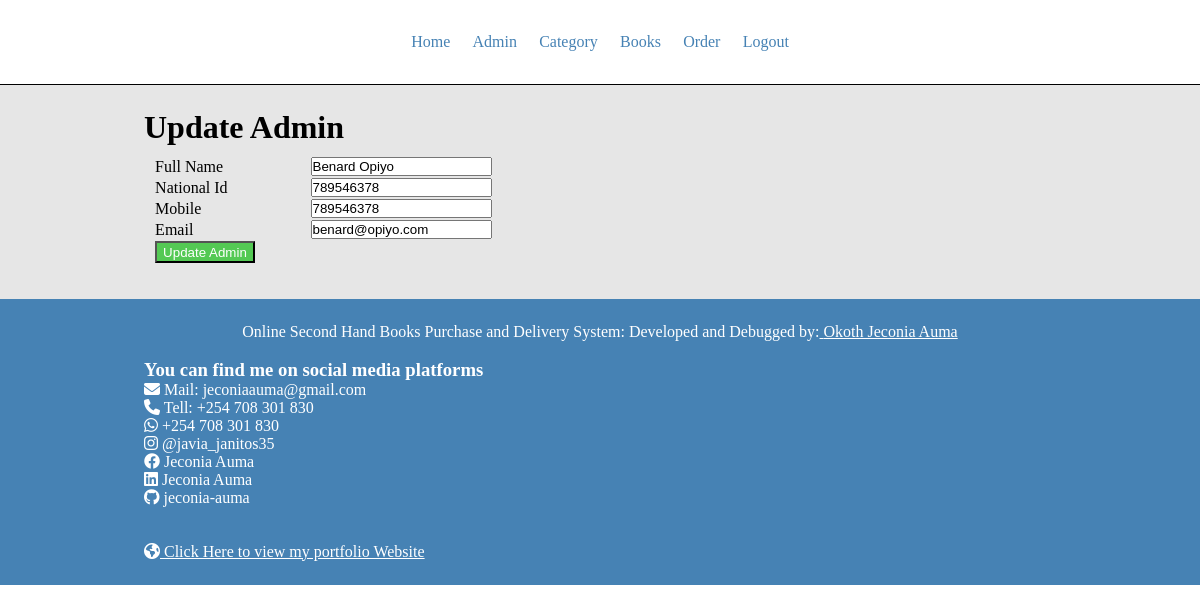
The page /admin/update-admin.php?id=1251 (signed in) on the database its author committed.
### tables this page shows
CREATE TABLE `users` (
  `id` int(11) NOT NULL,
  `full_name` varchar(100) NOT NULL,
  `national_id` int(11) NOT NULL,
  `mobile` int(11) DEFAULT NULL,
  `email` varchar(100) NOT NULL,
  `password` varchar(255) NOT NULL,
  `user_type` varchar(10) NOT NULL
);

### admin/update-admin.php (the view, shortened to what this page needs)
<?php include('partials/menu.php'); ?>
<?php
    $id = $_GET['id'];
    $sql = "SELECT * FROM users WHERE id=$id";
    $res = mysqli_query($conn, $sql);
    if($res == TRUE){
        $count = mysqli_num_rows($res);
        if($count == 1){
            $row = mysqli_fetch_assoc($res);
            $full_name = $row['full_name'];
            $national_id = $row['national_id'];
            $mobile = $row['mobile'];
            $email = $row['email'];
        }
    }
?>
<div class="container">
    <div class="wrapper">
        <h1>Update Admin</h1>
        <form action="" method="post">
            <table class="tbl-50">
                <tr>
                    <td>Full Name</td>
                    <td><input type="text" name="full_name" value="<?php echo $full_name?>"></td>
                </tr>
                <tr>
                    <td>National Id</td>
                    <td><input type="number" name="national_id" minlength="10" value="<?php echo $national_id?>"></td>
                </tr>
                <tr>
                    <td>Mobile</td>
                    <td><input type="tel" name="mobile" minlength="10" value="<?php echo $mobile?>"></td>
                </tr>
                <tr>
                    <td>Email</td>
                    <td><input type="text" name="email" value="<?php echo $email?>"></td>
                </tr>
                <tr>
                    <td><input type="submit" name="submit" value="Update Admin" class="btn-secondary"></td>
                </tr>
            </table>
        </form>
    </div>
</div>
<?php include('partials/footer.php'); ?>

### css/admin.css (style rules this page uses)
* { padding: 0; margin: 0; box-sizing: border-box; font-size: serif; }
.container { width: 100vw; }
.container { background-color: rgb(230, 230, 230); }
.wrapper { width: 80%; padding: 2%; margin: 0 auto; }
.btn-secondary { padding: 1% 6px; background-color: rgb(84, 201, 84); text-decoration: none; color: #fff; display: inline-block; }
.tbl-50 { width: 50%; padding: 1%; }

### rows shown on the page
users: full_name "Benard Opiyo", national_id "789546378", mobile "789546378", email "benard@opiyo.com"
